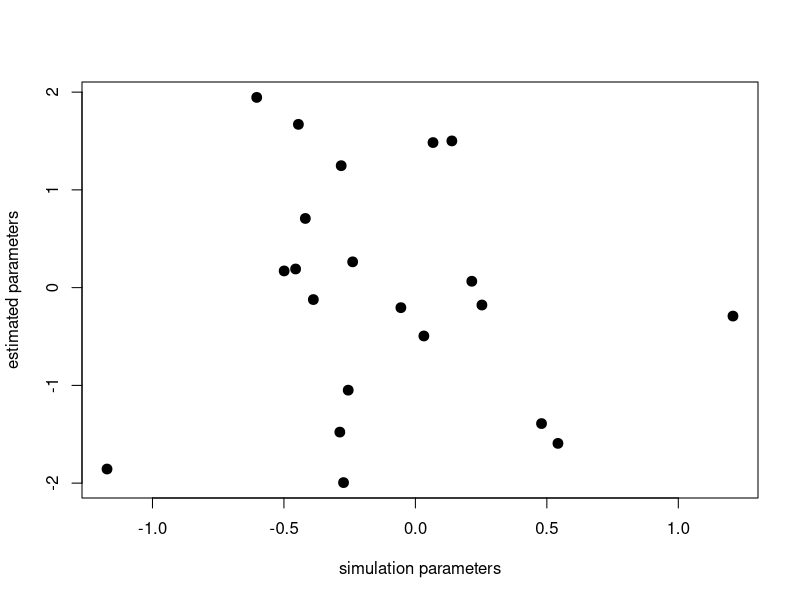

The R script that drew this image:
## ---- chunk 1
# simulate data for linear regression
#
# parameters:
#   - npredictors: number of numeric predictors (variables)
#   - nobservations: number of observations (examples)
#   - sd: standard deviation used in random generation of outcome variable
#
# result: list with following components
#   - y: outcome variable (vector of length nobservations)
#   - x: data matrix (matrix of nobservations rows and npredictors columns)
#   - beta: linear model parameters used to generate data (vector of length npredictors + 1)
simulate_regression <- function(npredictors=20, 
                                nobservations = 100,
                                sd=1.5) {
  # generate beta parameters
  beta <- rnorm(npredictors+1, mean=0, sd=10/npredictors)
  
  # generate data matrix
  x <- matrix(rnorm(nobservations * npredictors), 
        nr=nobservations, 
        nc=npredictors)
  
  # generate outcome 
  x1 <- cbind(1, x)
  y <- x1 %*% beta + rnorm(nobservations, mean=0, sd=sd)
  
  # return simulated data
  list(y=y,
       x=x,
       beta=beta)
}

# simulate data for logistic regression
#
# parameters:
#   - npredictors: number of numeric predictors (variables)
#   - nobservations: number of observations (examples)
#
# result: list with following components
#   - g: outcome variable (vector of length nobservations, values are 0 or 1)
#   - x: data matrix (matrix of nobservations rows and npredictors columns)
#   - beta: linear model parameters used to generate data (vector of length npredictors + 1)
simulate_logistic_regression <- function(npredictors = 20,
                                         nobservations = 100) {
  # generate parameters
  beta <- rnorm(npredictors+1, mean=0, sd=10/npredictors)

  x <- matrix(rnorm(nobservations * npredictors), 
              nr=nobservations, 
              nc=npredictors)
  
  x1 <- cbind(1, x)
  
  # generate outcome, i.e., do coin flips
  p <- plogis(x1 %*% beta)
  g <- rbinom(nobservations, size=1, prob=p)
  
  # return simulated data
  list(g=g,
       x=x,
       beta=beta)
}
## ---- chunk 2
# a really bad estimator
# returns random vector as estimated parameters
dummy_gd <- function(x, y) {
  npredictors <- ncol(x)
  rnorm(npredictors)
}

# simulate data
set.seed(1234) # seed random generator to get same simulation (useful when debugging)
reg_data <- simulate_regression()
x <- cbind(1, reg_data$x) # add column of ones as described in class
dummy_beta <- dummy_gd(x, reg_data$y)

# make a simple plot to compare estimates
plot(reg_data$beta, dummy_beta, xlab="simulation parameters", ylab="estimated parameters", pch=19, cex=1.3)
